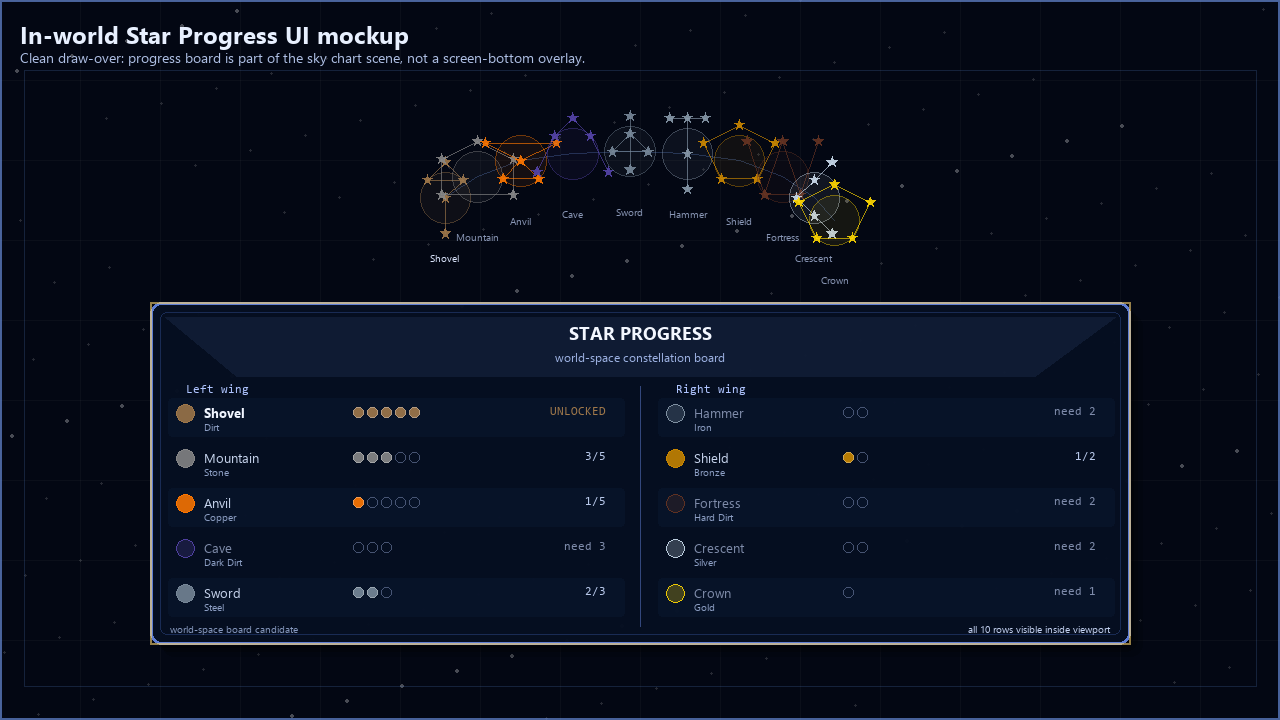
#> input picture ai-tools/2026-07-05-starpillar-in-world-progress-ui-drawover.png, 1280 x 720 px; its folder holds only this picture in this run
$ python -i 2026-08-15-build-shallow-cave-normal-maps-v1.py   (imports and definitions only)
#> lines starting #> are read from the running program, lines starting #| are printed output that depends on the picture
"""Derive Phaser Light2D normal maps from the owned shallow-cave plates."""

from __future__ import annotations

import hashlib
import json
from pathlib import Path

import numpy as np
from PIL import Image, ImageFilter


ROOT = Path(__file__).resolve().parents[1]
DEPTH_ROOT = ROOT / "sprites" / "backgrounds" / "world-visual-v2" / "depth"
OUTPUT_ROOT = DEPTH_ROOT / "material-normal-v1"
DIFFUSE_ROOT = DEPTH_ROOT / "material-diffuse-v1"
SOURCE_GLOBS = (
    "biome-variation-v2/weathered-roots-*.webp",
    "biome-expansion-v3/weathered-roots-*.webp",
    "biome-expansion-v5/weathered-roots-*.webp",
)
STRENGTH = 7.5
HEIGHT_BLUR_PX = 1.15
MICRO_DETAIL_STRENGTH = 0.72
MEDIUM_DETAIL_STRENGTH = 0.38
DETAIL_CEILING = 0.072


# [6 lines left out: function digest, not called in this run]


def smoothstep(edge0: float, edge1: float, values: np.ndarray) -> np.ndarray:
    unit = np.clip((values - edge0) / max(edge1 - edge0, 1e-6), 0.0, 1.0)
    return unit * unit * (3.0 - 2.0 * unit)


def build_material_maps(source_path: Path) -> tuple[Path, dict[str, object]]:
    image = Image.open(source_path).convert("RGB")
#> image is the input picture: PIL image 1280x720 RGB; mean R, G, B 9.9, 16.1, 31
    rgb = np.asarray(image, dtype=np.float32) / 255.0
    height = (
        rgb[..., 0] * 0.2126
        + rgb[..., 1] * 0.7152
        + rgb[..., 2] * 0.0722
    )
    height_image = Image.fromarray(np.uint8(np.round(height * 255.0)), "L")
    smooth = np.asarray(
        height_image.filter(ImageFilter.GaussianBlur(HEIGHT_BLUR_PX)),
        dtype=np.float32,
    ) / 255.0
    medium = np.asarray(
        height_image.filter(ImageFilter.GaussianBlur(5.0)),
        dtype=np.float32,
    ) / 255.0
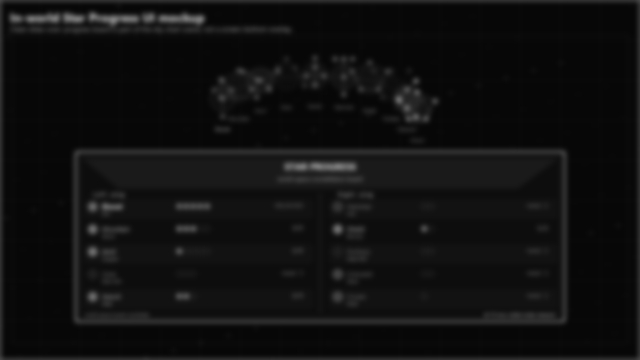
#> medium: shape (720, 1280) float32 (shown at 1/2 size); min 0.0275, max 0.498, mean 0.0631
    gradient_y, gradient_x = np.gradient(smooth)
    nx = -gradient_x * STRENGTH
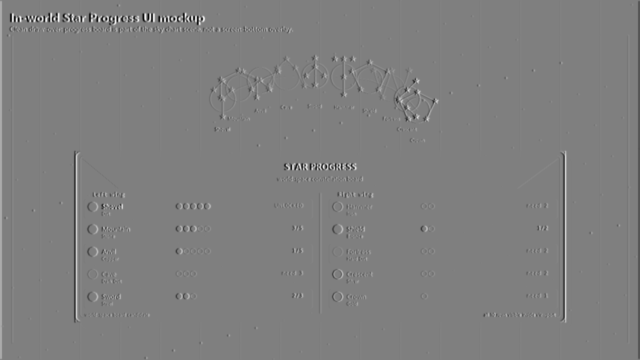
#> nx: shape (720, 1280) float32 (shown at 1/2 size); min -1.97, max 1.97, mean 2.24e-05; drawn with min black and max white
    ny = gradient_y * STRENGTH
    nz = np.ones_like(nx)
    magnitude = np.sqrt(nx * nx + ny * ny + nz * nz)
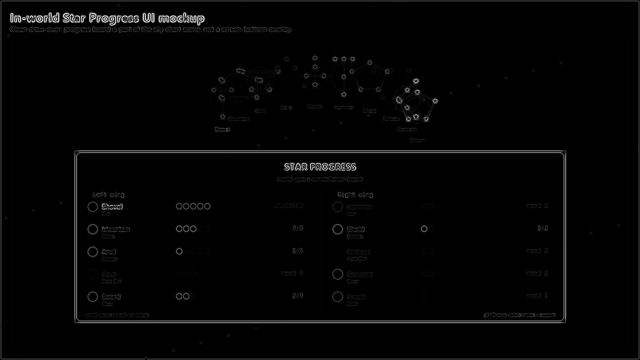
#> magnitude: shape (720, 1280) float32 (shown at 1/2 size); min 1, max 2.31, mean 1.02; drawn with min black and max white
    normal = np.stack((nx / magnitude, ny / magnitude, nz / magnitude), axis=-1)
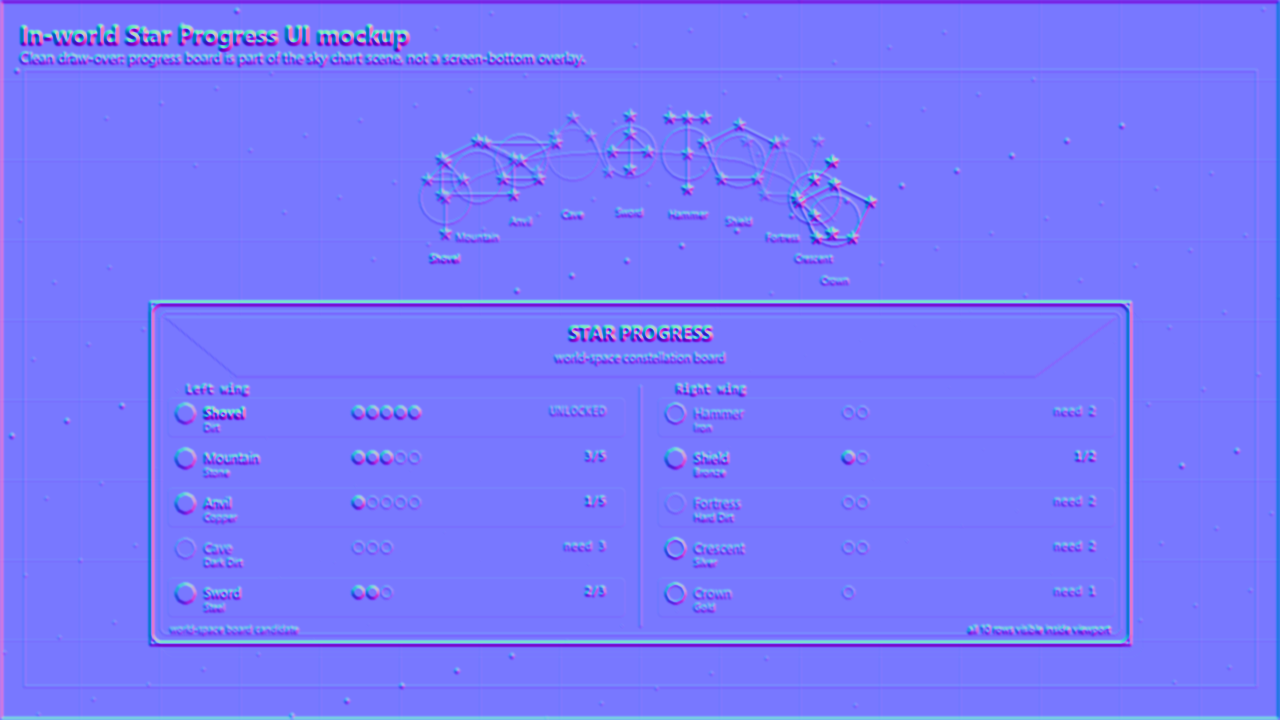
#> normal: shape (720, 1280, 3) float32; mean of channels 0, 1, 2 1.3e-05, -9.89e-06, 0.985; drawn with min black and max white
    encoded = np.uint8(np.round((normal * 0.5 + 0.5) * 255.0))

#> (the run stopped early here; a loop or call above may not have finished)

$ run again, on ai-tools/2026-07-05-starpillar-current-chart-placement.png
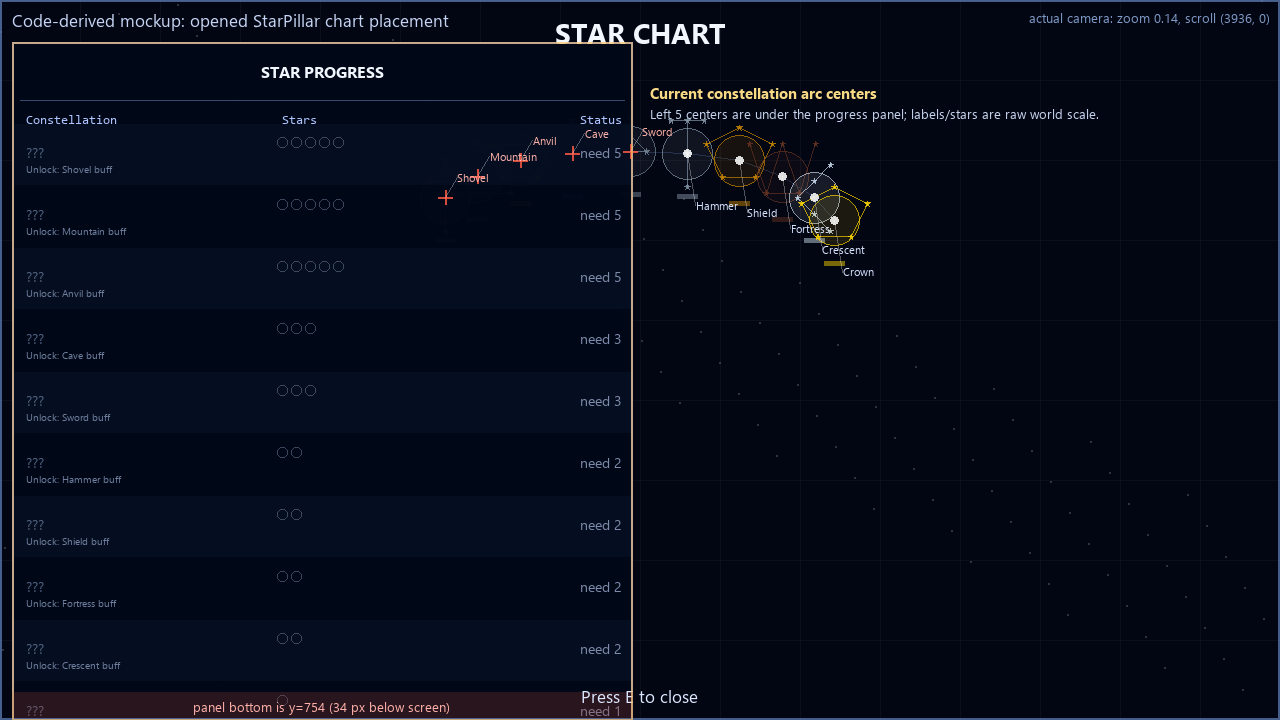
#> input picture ai-tools/2026-07-05-starpillar-current-chart-placement.png, 1280 x 720 px
#> in build_material_maps, image is the input picture: PIL image 1280x720 RGB; mean R, G, B 7.5, 12.3, 26.8
#> in build_material_maps, `magnitude = np.sqrt(nx * nx + ny * ny + nz * nz)`:
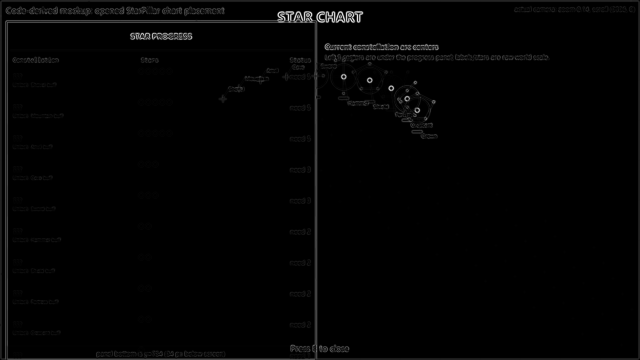
#> magnitude: shape (720, 1280) float32 (shown at 1/2 size); min 1, max 2.43, mean 1.02; drawn with min black and max white
#> in build_material_maps, `normal = np.stack((nx / magnitude, ny / magnitude, nz / magnitude), ax..`:
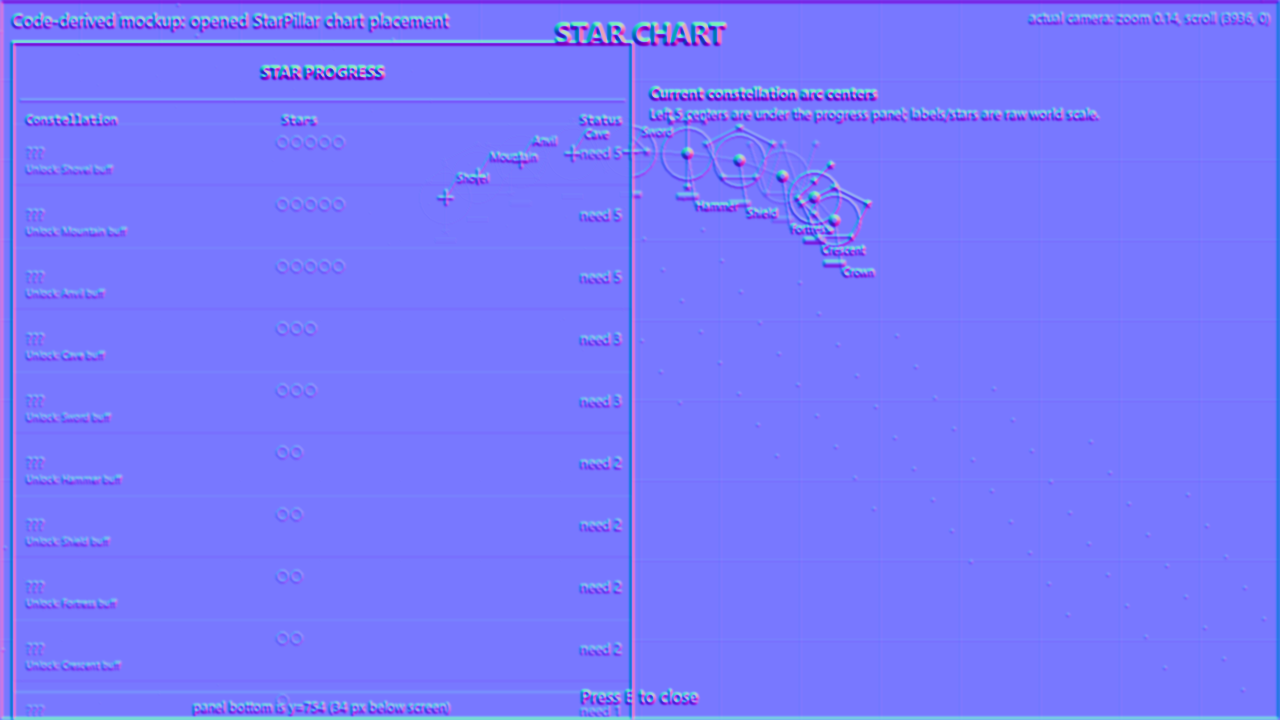
#> normal: shape (720, 1280, 3) float32; mean of channels 0, 1, 2 9.98e-05, 0.000536, 0.987; drawn with min black and max white
